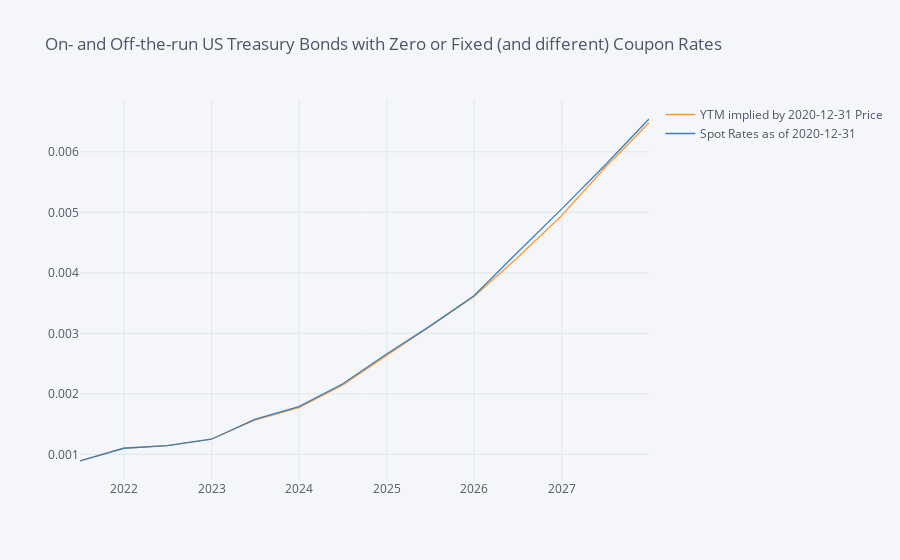

This figure's notebook cell:
### Code cell
on_off_df_as_of_2020_12_31[
    ["YTM implied by 2020-12-31 Price", "Spot Rates as of 2020-12-31"]].iplot(
    title="On- and Off-the-run US Treasury Bonds with Zero or Fixed (and different) Coupon Rates")

### Figure 1 — Plotly figure (JSON) as saved in the notebook; plotly's stock layout.template omitted (floating-point values rounded to 4 significant figures)
{"data": [{"line": {"color": "rgba(255, 153, 51, 1.0)", "dash": "solid", "shape": "linear", "width": 1.3}, "mode": "lines", "name": "YTM implied by 2020-12-31 Price", "text": "", "type": "scatter", "x": ["2021-07-01", "2021-12-30", "2022-06-30", "2022-12-31", "2023-06-30", "2023-12-31", "2024-06-30", "2024-12-31", "2025-06-30", "2025-12-31", "2026-06-30", "2026-12-31", "2027-06-30", "2027-12-31"], "y": [0.0008904, 0.001101, 0.001146, 0.00125, 0.001567, 0.001773, 0.002144, 0.002627, 0.003113, 0.003608, 0.004249, 0.004944, 0.005736, 0.006479]}, {"line": {"color": "rgba(55, 128, 191, 1.0)", "dash": "solid", "shape": "linear", "width": 1.3}, "mode": "lines", "name": "Spot Rates as of 2020-12-31", "text": "", "type": "scatter", "x": ["2021-07-01", "2021-12-30", "2022-06-30", "2022-12-31", "2023-06-30", "2023-12-31", "2024-06-30", "2024-12-31", "2025-06-30", "2025-12-31", "2026-06-30", "2026-12-31", "2027-06-30", "2027-12-31"], "y": [0.0008904, 0.001101, 0.001146, 0.00125, 0.001578, 0.001789, 0.002163, 0.002658, 0.003119, 0.003621, 0.004337, 0.005053, 0.005777, 0.006542]}], "layout": {"autosize": true, "legend": {"bgcolor": "#F5F6F9", "font": {"color": "#4D5663"}}, "paper_bgcolor": "#F5F6F9", "plot_bgcolor": "#F5F6F9", "title": {"font": {"color": "#4D5663"}, "text": "On- and Off-the-run US Treasury Bonds with Zero or Fixed (and different) Coupon Rates"}, "xaxis": {"autorange": true, "gridcolor": "#E1E5ED", "range": ["2021-07-01", "2027-12-31"], "showgrid": true, "tickfont": {"color": "#4D5663"}, "title": {"font": {"color": "#4D5663"}, "text": ""}, "type": "date", "zerolinecolor": "#E1E5ED"}, "yaxis": {"autorange": true, "gridcolor": "#E1E5ED", "range": [0.0005764, 0.006856], "showgrid": true, "tickfont": {"color": "#4D5663"}, "title": {"font": {"color": "#4D5663"}, "text": ""}, "type": "linear", "zerolinecolor": "#E1E5ED"}}}
